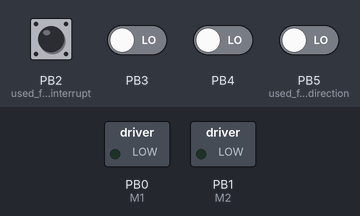
Bench run of a sketch on a simulated ATtiny85, built with avr-gcc and run on an emulated ATtiny85. On the bench: switched loads named in the sketch (green lamp = pin HIGH). Inputs (shaded band) come from the test bench; at power-on: PB2 (used_for_step_interrupt), PB3, PB4, PB5 (used_for_step_direction) LOW.

Above: at 1.2 s.
1.3 s: PB2 (used_for_step_interrupt) pulled HIGH for 0.15 s
At 2.05 s:
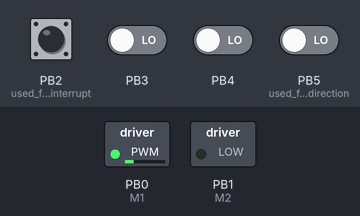
At 2.95 s:
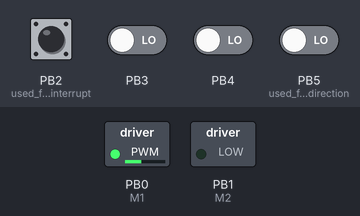
4.3 s: PB3 driven HIGH
At 6.74 s:
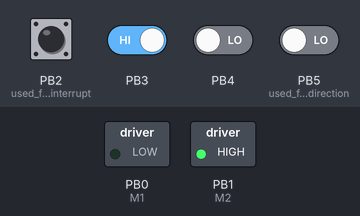
7.3 s: PB4 driven HIGH
10.3 s: PB2 (used_for_step_interrupt) pulled HIGH for 1 s
Timing chart, 0 to 14.3 s (numbered marks = the images above; inputs shaded):
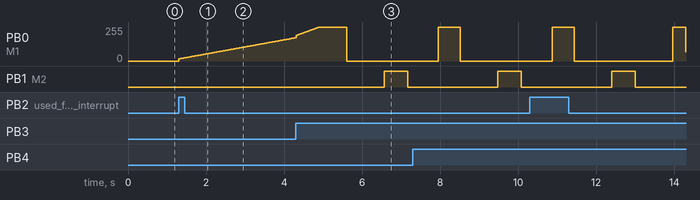

Measured:
- after the input at 1.3 s, PB0 (M1): moves from 0/255 to 174/255 over 3.0 s, starting at once
- after the input at 4.3 s, PB1 (M2): LOW → HIGH after 2.3 s, → LOW 0.60 s later

The sketch:

attiny85.ino
```cpp
/*
 * Temporary setting:
 * 0 - step input
 * 1 - step direction
 * 2 - serial debug
 * 3 - encoder A
 * 4 - encoder B
 *
 * Final setting:
 * 0 - motor PWM1
 * 1 - motor PWM2
 * 2 - step input
 * 3 - encoder A
 * 4 - encoder B
 * 5 - direction
 *
 * To fix fuses after final non-debug program is uploaded:
 * avrdude -v -v -v -v -pattiny85 -cusbasp -Pusb -U lfuse:w:0xc1:m -U hfuse:w:0x5c:m -U efuse:w:0xff:m
 *
 * For Tiny Debug Serial use boards definition from
 * https://storage.googleapis.com/google-code-archive-downloads/v2/code.google.com/arduino-tiny/arduino-tiny-0150-0020.zip
 *
 * Should you need to get back to programming (like adjust motor parameters),
 * use HVSP programming - I used Arduino Nano with sketch from here:
 * https://arduinodiy.wordpress.com/2015/05/16/high-voltage-programmingunbricking-for-attiny/
*/
#include "avr/interrupt.h"
#include <PID_v1.h>

// #define DEBUG

volatile int encoder0Pos = 0;
static byte newPort;

#define M1            0  // only PWM capable pins on Tiny is 0 and 1
#define M2            1

// please adjust these 3 values for your motor!!!
const double kp = 16, ki = 16, kd = 0.10;

double input = 0, output = 0, setpoint = 0;
PID myPID(&input, &output, &setpoint, kp, ki, kd, DIRECT);

boolean autoReport = true;
unsigned long previousMillis = 0; // will store last time LED was updated
long lastEncPos = 0;              // will store the encoded value when last max output was measured
unsigned long curTime = 0UL;      // will store current time to avoid multiple millis() calls
unsigned long lastSafeCheck = 0;  // will store last value when 255 output was measured
unsigned long motorSafe = 4000UL; // will store the interval to protect the motor - 4seconds
int lastMax = 0;                  // have to also store the max to avoid +-255 values

volatile long target1 = 0; // destination location at any moment

//for motor control ramps 1.4
bool newStep = false;
bool oldStep = false;
bool dir = false;


#if defined DEBUG
TinyDebugSerial mySerial = TinyDebugSerial();
#endif
// when using ATtiny85 on 16MHz, serial pin is 2, not 3!!!

void setup() {
  #if defined DEBUG
    // debug only - different pins
    mySerial.begin(115200);
    pinMode(0, INPUT);
    pinMode(1, INPUT);
  #else
    // real code
    pinMode(2, INPUT); // used for step interrupt
    pinMode(5, INPUT); // used for step direction
    // Setting the PWM pins as output
    pinMode(M1, OUTPUT);
    pinMode(M2, OUTPUT);
    // Set the PWM frequencies
    TCCR0A = TCCR0A & 0b11111000 | 0x01;
    TCCR0B = TCCR0B & 0b11111000 | 0x01;
  #endif

  // interrupts
  GIMSK = 0b00100000;    // turns on pin change interrupts
  #if defined DEBUG
    PCMSK = 0b00011001;    // turn on interrupts on pins PB3 and PB4
  #else
    PCMSK = 0b00011100;    // turn on interrupts on pins PB3 and PB4
  #endif
  sei();

  myPID.SetMode(AUTOMATIC);
  myPID.SetSampleTime(1);
  myPID.SetOutputLimits(-255, 255);

  #if defined DEBUG
    mySerial.println("Setup done");
  #endif
}

void loop() {
  curTime = millis();
  input = encoder0Pos;
  setpoint = target1;
  myPID.Compute();

  #if not defined DEBUG
    pwmOut(output);
  #else
    if (curTime % 1000 == 0) printPos();
  #endif

  #if not defined DEBUG
    /* Motor safe code */
    if (abs(output) == 255) {
      if (lastSafeCheck == 0) {
        lastSafeCheck = curTime;
        lastEncPos = encoder0Pos;
      } else {
        if (lastEncPos != encoder0Pos) {
          lastSafeCheck = 0;
        } else {
          if (curTime - motorSafe > lastSafeCheck) {
            // we have to protect the motor - looks like even with max output we are not moving
            // we will set the target1 to current position to stop output
            #if defined DEBUG
              mySerial.println(F("Will decrease output!!!"));
            #endif
            target1 = encoder0Pos - (output / 255 * 5);
            lastEncPos = 0;
            lastSafeCheck = 0;
          }
        }
      }
    } else {
      lastSafeCheck = 0;
      lastEncPos = 0;
    }
  #endif
}


// interrupt handling - have to select which triggered!!!
const int QEM [16] = {0, -1, 1, 2, 1, 0, 2, -1, -1, 2, 0, 1, 2, 1, -1, 0}; // Quadrature Encoder Matrix

ISR(PCINT0_vect)
{
  byte oldInput, newInput, oldPort;
  // reading port status and storing it
  oldPort = newPort;
  newPort = PINB;

  // determining if encoder position changed
  newInput = (newPort & 0b00011000) >> 3;
  oldInput = (oldPort & 0b00011000) >> 3;
  if (newInput != oldInput) {
    // we have change in Encoder position!
    encoder0Pos += QEM[oldInput * 4 + newInput];
  }

  // determining if step input occured
  // let's check only the step pin,
  // we'll care about direction later
  #if not defined DEBUG
    newInput = newPort & 0b0100;
    oldInput = oldPort & 0b0100;
  #else
    newInput = newPort & 0b01;
    oldInput = oldPort & 0b01;
  #endif

  // we have to have change comparing to previous state
  // and we need raising change on input value for step
  if ((newInput != 0) && (oldInput == 0)) {
    // we have step!
    #if not defined DEBUG
      target1 += (newPort & 0b100000)?-1:1;
    #else
      target1 += (newPort & 0b10)?-1:1;
    #endif
  }
}

#if not defined DEBUG
  void pwmOut(int out) {
    if (out < 0) {
      analogWrite(M1, 0);
      analogWrite(M2, abs(out));
    }
    else {
      analogWrite(M2, 0);
      analogWrite(M1, abs(out));
    }
  }
#else
  void printPos() {
    mySerial.print(F("Position="));
    mySerial.print(encoder0Pos);
    mySerial.print(F(" PID_output="));
    mySerial.print(output);
    mySerial.print(F(" stepoint="));
    mySerial.print(setpoint);
    mySerial.print(F(" target1="));
    mySerial.print(target1);
    mySerial.print(F(" LastCheck="));
    mySerial.print(lastSafeCheck);
    mySerial.print(F(" LastEnc="));
    mySerial.println(lastEncPos);
  }
#endif
```
